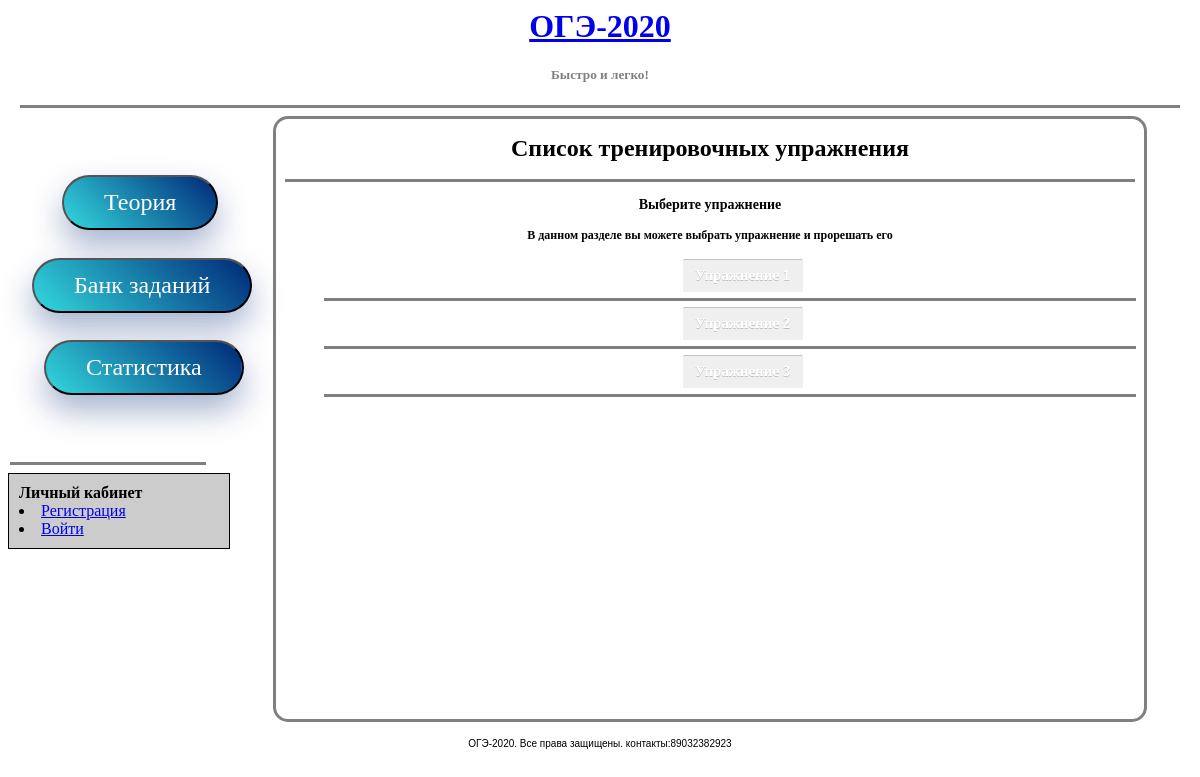
The page /exercises/ on the database its author committed.
### oge2020/models.py (models this page shows, shortened)
class BaseModel(models.Model):
    created_date    = models.DateTimeField(default=timezone.now)
    published_date  = models.DateTimeField(blank=True, null=True)
    class Meta:
        abstract = True

class Exercise(BaseModel):
    name = models.TextField("Название задания", blank=True, null=True, default=None)
    number = models.IntegerField("Номер задания", blank=True, null=True, default=None)
    author = models.ForeignKey(settings.AUTH_USER_MODEL, on_delete=models.CASCADE, blank=True, null=True)

### oge2020/views.py (the view)
# urls.py: url(r'^exercises/$', views.ExerciseListView.as_view(), name='exercises'),
class ExerciseListView(generic.ListView):
    model = Exercise
    context_object_name = 'my_exercises_list'   # ваше собственное имя переменной контекста в шаблоне
    template_name = 'exercises/exercises_list.html'

### templates/exercises/exercises_list.html (shortened to what this page needs)
{% extends "oge2020/base.html" %}
{% block header %} Список тренировочных упражнения {% endblock header %}
{% block content %}
    <hr>
    <h3>Выберите упражнение</h3>
    <h4>В данном разделе вы можете выбрать упражнение и прорешать его</h4>
    {% if object_list %}
        <ul>
            {% for exercise in object_list %}
                <li>
                    <a href="{% url 'exercise-detail' exercise.id %}"> <input class="varianty" type="button"
                                                                              value="Упражнение {{ exercise.id }}"> </a>
                </li>
                <hr>
            {% endfor %}
        </ul>
    {% else %}
        <p> В настоящее время нет треннировочных упражнений в базе данных.</p>
    {% endif %}
{% endblock content %}

### templates/exercises/exercises_list.html (style rules this page uses)
hr { width: 98%; border: none; background-color: gray; color: white; height: 3px; }

### templates/oge2020/base.html (style rules this page uses)
hr { width: 98%; border: none; background-color: gray; color: white; height: 3px; }
ul li { list-style: none; background: url(C:\sites\markery.jpg) no-repeat left 50%; padding-left: 25px; }
body { background:url(https://mir-s3-cdn-cf.behance.net/project_modules/fs/7bfe3d63548097.5ab3fbc86e436.jpg) }

### rows shown on the page
Exercise: id "Упражнение 1"
Exercise: id "Упражнение 2"
Exercise: id "Упражнение 3"
